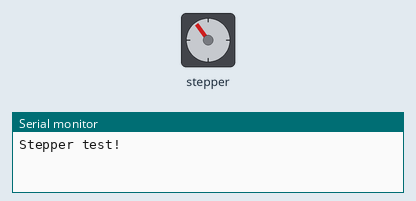
The sketch below on a simulated Arduino Uno, built with avr-gcc and run on an emulated ATmega328P. Parts: stepper motor, the last lines printed to the serial monitor. Stepper angles assume 1000 steps per turn.

Above: at 3.27 s.
At 13.2 s:
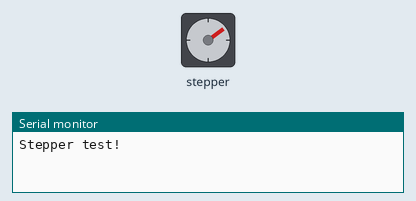
At 26.38 s:
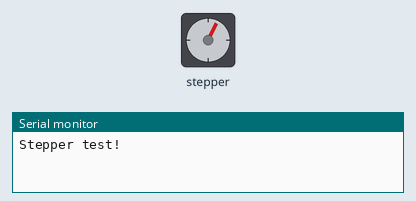
At 39.2 s:
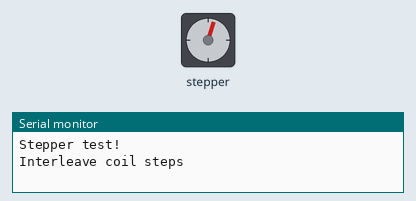
Timing chart, 0 to 40.0 s (numbered marks = the images above):
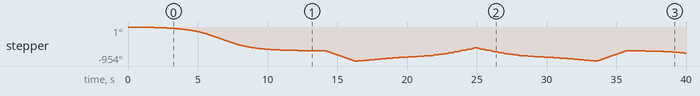

The sketch:

StepperTest.ino
```cpp
// (licence header left out)
#include <AFMotor.h>

// Connect a stepper motor with 48 steps per revolution (7.5 degree)
// to motor port #2 (M3 and M4)
AF_Stepper motor(1000, 1);
int pause = 200;

void setup() {
  Serial.begin(9600);           // set up Serial library at 9600 bps
  Serial.println("Stepper test!");

  motor.setSpeed(25);  // 10 rpm
}

void loop() {
  r_begin();
  r_stop();

  motor.setSpeed(25);

  motor.step(1600, BACKWARD, INTERLEAVE);
  delay(pause);
  s30();
  motor.setSpeed(9);
  s45();
  motor.setSpeed(25);
  s90();
  s180();
  r180();
  r90();
  motor.setSpeed(9);
  r45();
  motor.setSpeed(25);
  r30();

  /*
  Serial.println("Single coil steps");
  motor.step(100, FORWARD, SINGLE);
  motor.step(100, BACKWARD, SINGLE);

  Serial.println("Double coil steps");
  motor.step(100, FORWARD, DOUBLE);
  motor.step(100, BACKWARD, DOUBLE);
*/
  Serial.println("Interleave coil steps");
  motor.step(1600, FORWARD, INTERLEAVE);
  delay(pause);


/*
  Serial.println("Micrsostep steps");
  motor.step(100, FORWARD, MICROSTEP);
  motor.step(100, BACKWARD, MICROSTEP);
  */
}

void s90() {

  for (uint8_t i=4; i!=0; i--) {
    motor.step(100, FORWARD, INTERLEAVE);
    delay(pause);
 }

}

void r90() {

  for (uint8_t i=4; i!=0; i--) {
    motor.step(100, BACKWARD, INTERLEAVE);
    delay(pause);
 }

}

void s45() {

  for (uint8_t i=8; i!=0; i--) {
    motor.step(50, FORWARD, INTERLEAVE);
    delay(pause);
 }

}

void r45() {

  for (uint8_t i=8; i!=0; i--) {
    motor.step(50, BACKWARD, INTERLEAVE);
    delay(pause);
 }

}

void s180() {
  for (uint8_t j=2; j!=0; j--) {
    for (uint8_t i=2; i!=0; i--) {
      motor.step(200, FORWARD, INTERLEAVE);
      delay(pause);
    }
  }
}

void r180() {
  for (uint8_t j=2; j!=0; j--) {
    for (uint8_t i=2; i!=0; i--) {
      motor.step(200, BACKWARD, INTERLEAVE);
      delay(pause);
    }
  }
}

void s30() {

  for (uint8_t i=18; i!=0; i--) {
    motor.step(25, FORWARD, INTERLEAVE);
    delay(pause/2);
 }

}

void r30() {

  for (uint8_t i=18; i!=0; i--) {
    motor.step(25, BACKWARD, INTERLEAVE);
    delay(pause/2);
 }

}

void r_stop() {

  for (uint8_t i=25; i!=0; i--) {
    motor.setSpeed(i);
    motor.step(50, BACKWARD, INTERLEAVE);

 }
 delay(pause*4);

}

void r_begin() {

  for (uint8_t i=1; i!=26; i++) {
    motor.setSpeed(i);
    motor.step(50, BACKWARD, INTERLEAVE);

 }
 motor.step(1200, BACKWARD, INTERLEAVE);
 //delay(pause);

}
```

Measured:
- by itself, stepper: turns 666° counter-clockwise in 13.2 s, then 288° counter-clockwise in 2.1 s, then 369° clockwise in 8.4 s, then 369° counter-clockwise in 8.5 s, and so on
